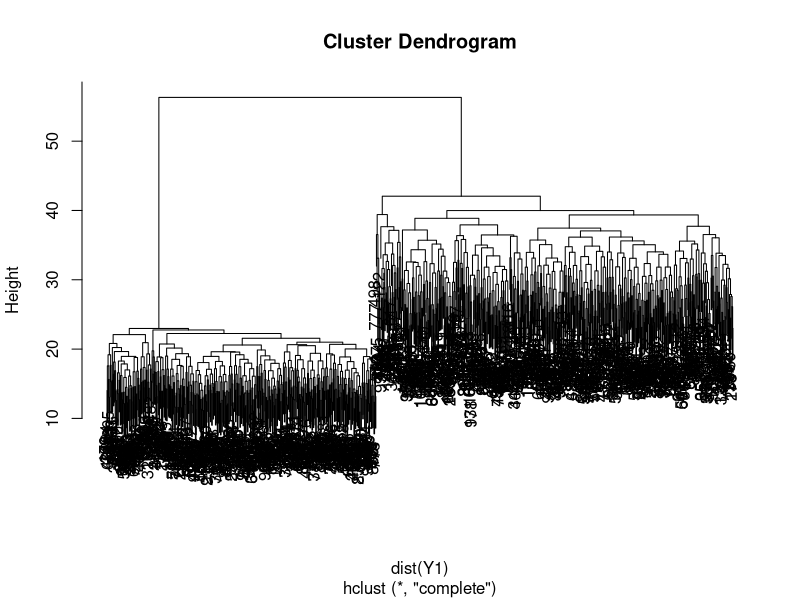

This chart was generated by the following R code: (Note: this script raises an error after producing the figure.)
### Simulate the Data####
###################################################
rm(list = ls())
#ls()
########METHOD 1###########################
### Parameters #######
phi1_true<- c(0.25,0.75)
phi2_true<- c(0.1,0.9)
pi_true<- c(0.4,0.6)
N<- 1000
G<- 100


phi1<- phi1_true
phi2<- phi2_true
Pi<- pi_true
lambda1<- 2
lambda2<- 5
### 1.Generate 2 vectors of U####################
U1<- rbinom(n=G,size=1,prob = phi1[1])
U2<- rbinom(n=G,size=1,prob = phi2[1])

#U1
#U2
#U3<- rbinom(n=10,size=1,prob = 0.1)
### 2.Generate cluster assignments###
Z<- sample(2,N,replace = TRUE,prob =Pi )
#Z
### 3. Generate Y1,...,YN###

Y<- matrix(rep(0,G*N),ncol=N)
#Y
for (i in 1:N){
  if(Z[i]==1){
    for(j in 1:length(U1)){
      if(U1[j]==1){Y[j,i]<- 0}
      else {Y[j,i]<- rpois(1,lambda = lambda1)}
    }
  }
  else if(Z[i]==2){
    for(j in 1:length(U1)){
      if(U2[j]==1){Y[j,i]<- 0}
      else {Y[j,i]<- rpois(1,lambda = lambda2)}
    }
    
  }
  
}
dim(Y)

#Y[,1]
#print(Y)
Y1<- t(Y)
Y
plot(hclust(dist(Y1)))
#ls()
sum(U1)/length(U1)
sum(U2)/length(U2)
sum(Z==1)/length(Z)


rm(list=c("i","j","lambda1","lambda2","M","N","phi1","phi2","Pi","Z"))
ls()
##################################################
##################################################
### EM Algorithm####
ZIPmix2comp<- function(Y,Phi1,Phi2,Pn,L1,L2,eps=1e-8,maxiter=1000){
  phi1<- Phi1
  phi2<- Phi2
  Pi<- Pn
  lambda1<- L1
  lambda2<- L2
  M<- nrow(Y)
  N<- ncol(Y)
  dl<- 1+eps
  iter<- 0
  ll<- rep(0,maxiter+1)

  
  b2<- matrix(rep(0,N*M),nrow=M)
  
  for(j in 1:ncol(Y)){
    for(i in 1:nrow(Y)){
      if(Y[i,j]==0){b2[i,j]<- phi1+((1-phi1)*exp(-lambda1))}
      else {b2[i,j]<- (1-phi1)*dpois(Y[i,j],lambda1)}
    }
  }
  #print(b2)
  #b2
  ######################################
  b3<- matrix(rep(0,N*M),nrow=M)
  
  for(j in 1:ncol(Y)){
    for(i in 1:nrow(Y)){
      if(Y[i,j]==0){b3[i,j]<- phi2+((1-phi2)*exp(-lambda2))}
      else {b3[i,j]<- (1-phi2)*dpois(Y[i,j],lambda2)}
    }
  }
  #print(b3)
  #b3
  ############################################
  ############################################
  b22<- Pi*apply(b2,2,prod)
  
  b33<- (1-Pi)*apply(b3,2,prod)
  
  b44<- (Pi*b2+(1-Pi)*b3)
  #print(b44)
  
  l<- sum(sum(log(b44)))
  #print(l)
  
  #b22<- Pi*b2
  
  #b33<- (1-Pi)*b3
  
  #l<- sum(log(b22+b33))
  
  #l<- sum(sum(log(b21+b31)))
  print(l)
  
  while(abs(dl)>eps & iter<maxiter){
  #while(abs(dl)<eps & iter<maxiter){
      
    iter<- iter+1
    ll[iter]<- l
    postprobs<- b22/(b22+b33)
    Pi<- mean(postprobs)
    ZZ<- cbind(postprobs,1-postprobs)
    
    
    ukg<- matrix(rep(0,M*N),nrow=M)
    for(j in 1:ncol(Y)){
      for(i in 1:nrow(Y)){
        if(Y[i,j]==0){ukg[i,j]<- (Pi*phi1+(1-Pi)*phi2)/(Pi*(phi1+(1-phi1)*exp(-lambda1))+
                                                                  (1-Pi)*(phi2+(1-phi2)*exp(-lambda2)))}
        else {ukg[i,j]<- 0}
      }
      
    }
    #ukg[,1:3]
    c<- apply(ukg,2,sum)
    #print(postprobs*c)
    phi1<- sum(postprobs*c)/(M*sum(postprobs))
    phi2<- sum((1-postprobs)*c)/(M*sum(1-postprobs))
    
    d1<- (1-ukg)*Y
    d2<- apply(d1,2,sum)
    #lambda1<- sum(postprobs*d2)/(M*sum(postprobs))
    #lambda2<- sum((1-postprobs)*d2)/(M*sum(1-postprobs))
    lambda1<- sum(postprobs*t(d1))/sum((postprobs*t(1-ukg)))
    lambda2<- sum((1-postprobs)*t(d1))/sum((1-postprobs)*t(1-ukg))
                                    
###############################################################################
    b2<- matrix(rep(0,N*M),nrow=M)
    
    for(j in 1:ncol(Y)){
      for(i in 1:nrow(Y)){
        if(Y[i,j]==0){b2[i,j]<- phi1+((1-phi1)*exp(-lambda1))}
        else {b2[i,j]<- (1-phi1)*dpois(Y[i,j],lambda1)}
      }
    }
    
    #b2
    ######################################
    b3<- matrix(rep(0,N*M),nrow=M)
    
    for(j in 1:ncol(Y)){
      for(i in 1:nrow(Y)){
        if(Y[i,j]==0){b3[i,j]<- phi2+((1-phi2)*exp(-lambda2))}
        else {b3[i,j]<- (1-phi2)*dpois(Y[i,j],lambda2)}
      }
    }
    
    #b3
    ############################################
    ############################################
    b22<- Pi*apply(b2,2,prod)
    
    b33<- (1-Pi)*apply(b3,2,prod)
    
    b44<- (Pi*b2)+((1-Pi)*b3)
    #b21<- Pi*apply(b2,2,sum)
    
    #b31<- (1-Pi)*apply(b3,2,sum)
    
    oldl<- l
    l<- sum(sum(log(b44)))
    #l<- sum(log(b21+b31))
    
    dl<- l-oldl
    #print(dl)
    #print(dl>eps)
  }
  cat("number of iterations=", iter, "\n")
  iter<- iter+1
  ll[iter]<- l
  
  #postprobs<- cbind(postprobs,1-postprobs)
  #colnames(postprobs)<- c(paste("comp", ".", 1:2, sep = ""))
  myoutput<- list(Pi=c(Pi,1-Pi),Phi1=c(phi1,1-phi1),Phi2=c(phi2,1-phi2),lambda=c(lambda1,
                  lambda2),loglik=l,all.loglik=ll[1:iter],
                  restart=0,ft="ZIPmixEM")
  
  class(myoutput)<- "mixEM"
  myoutput
  
}




output1<- ZIPmix2comp(Y,Phi1=0.25,Phi2=0.15,Pn=0.4,L1=2,L2=5,eps=1e-8,maxiter=1000)

output1$Pi
pi_true

output1$Phi1
phi1_true

output1$Phi2
phi2_true


output1$lambda

lambda1
lambda2

library(mixtools)
attach(faithful)
wait1 <- normalmixEM(waiting, lambda = .5, mu = c(55, 80), sigma = 5)
wait1
###################################################################################
U1
U2

(U1==1)
a<- which(U1==1)
length(a)
30/100


b<- which(U2==1)
length(b)
12/100
